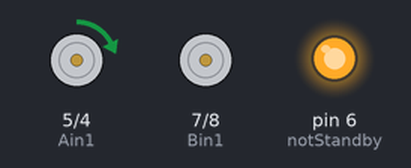
Bench run of a sketch on a simulated Arduino Uno, built with avr-gcc and run on an emulated ATmega328P. Shown: motor-driver pin pairs drawn as motors (green arrow = first pin HIGH = forward, orange = second pin HIGH = backward, longer = more drive, scaled by the enable pin, stopped while the standby pin is LOW), output pins drawn as LEDs (lit = HIGH). What the sketch prints to the serial monitor is not drawn.

Above: at 0.15 s.
At 9.47 s:
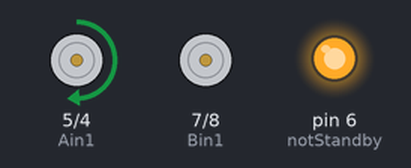
At 19.6 s:
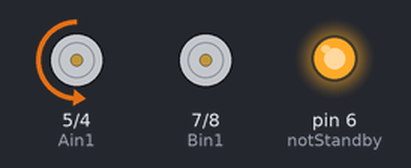
At 39.58 s:
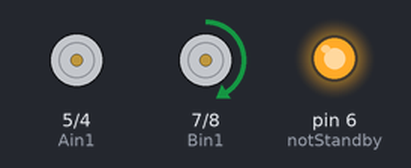
Timing chart, 0 to 40.0 s (numbered marks = the images above):
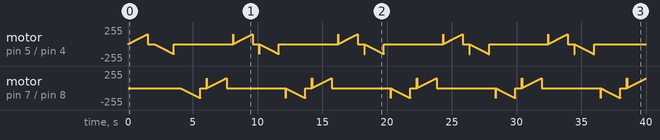

Measured:
- by itself, motor on pin 7 (Bin1) / pin 8 (Bin2): moves between backward 150/255 and forward 150/255, repeating every 8.1 s

The sketch:

Proof_of_concept_TB6612FNG_motor_driver.ino
```cpp
 //Motor A
  const int Ain1 = 5;
  const int Ain2 = 4;
  const int PWMA = 3;

  //Motor B
  const int Bin1 = 7;
  const int Bin2 = 8;
  const int PWMB = 11;

  const int notStandby = 6;

void setup() {

  //set all pins as output

  Serial.begin (9600);

  pinMode(Ain1, OUTPUT);
  pinMode(Ain2, OUTPUT);
  pinMode(PWMA, OUTPUT);
  pinMode(Bin1, OUTPUT);
  pinMode(Bin2, OUTPUT);
  pinMode(PWMB, OUTPUT);
  pinMode(notStandby, OUTPUT);


  //Enable Motor Driver
  digitalWrite(notStandby, HIGH);

}

void loop() {

//Full cycle of left motor
  digitalWrite (Ain1, HIGH);
  digitalWrite (Ain2, LOW);

    for (int i = 0; i <= 150; i++) {
      analogWrite (PWMA,  i);
      delay (10);
      Serial.println(PWMA);
      }

  digitalWrite (Ain1, LOW);
  digitalWrite (Ain2, LOW);

  delay( 500);

  digitalWrite (Ain1, LOW);
  digitalWrite (Ain2, HIGH);

    for (int g = 0; g <= 150; g++) {
      analogWrite (PWMA,  g);
      delay (10);
      Serial.println(PWMA);
      }

  digitalWrite (Ain1, LOW);
  digitalWrite (Ain2, LOW);
  delay( 500);


//Full cycle of right motor
  digitalWrite (Bin1, LOW);
  digitalWrite (Bin2, HIGH);

      for (int f = 0; f <= 150; f++) {
      analogWrite (PWMB,  f);
      delay (10);
      Serial.println(PWMB);
      }

  digitalWrite (Bin1, LOW);
  digitalWrite (Bin2, LOW);
  delay(500);


  digitalWrite (Bin1, HIGH);
  digitalWrite (Bin2, LOW);

      for (int k = 0; k <= 150; k++) {
      analogWrite (PWMB,  k);
      delay (10);
      Serial.println(PWMB);
      }

  digitalWrite (Bin1, LOW);
  digitalWrite (Bin2, LOW);
  delay(500);


}
```
